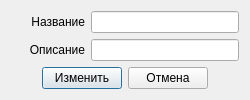
<?xml version="1.0" encoding="UTF-8"?>
<ui version="4.0">
 <class>EditAccessDialog</class>
 <widget class="QDialog" name="EditAccessDialog">
  <property name="geometry">
   <rect>
    <x>0</x>
    <y>0</y>
    <width>250</width>
    <height>100</height>
   </rect>
  </property>
  <property name="windowTitle">
   <string>Изменить доступ</string>
  </property>
  <property name="windowIcon">
   <iconset resource="icons.qrc">
    <normaloff>:/icons/icons/edit2.ico</normaloff>:/icons/icons/edit2.ico</iconset>
  </property>
  <layout class="QGridLayout" name="gridLayout" columnstretch="1,2">
   <item row="0" column="0">
    <widget class="QLabel" name="nameLabel">
     <property name="text">
      <string>Название</string>
     </property>
     <property name="alignment">
      <set>Qt::AlignRight|Qt::AlignTrailing|Qt::AlignVCenter</set>
     </property>
    </widget>
   </item>
   <item row="0" column="1">
    <widget class="QLineEdit" name="nameEdit">
     <property name="toolTip">
      <string>Название функции</string>
     </property>
     <property name="readOnly">
      <bool>true</bool>
     </property>
    </widget>
   </item>
   <item row="1" column="0">
    <widget class="QLabel" name="descriptionLabel">
     <property name="text">
      <string>Описание</string>
     </property>
     <property name="alignment">
      <set>Qt::AlignRight|Qt::AlignTrailing|Qt::AlignVCenter</set>
     </property>
    </widget>
   </item>
   <item row="1" column="1">
    <widget class="QLineEdit" name="descriptionEdit">
     <property name="toolTip">
      <string>Описание функции</string>
     </property>
    </widget>
   </item>
   <item row="2" column="0" colspan="2">
    <layout class="QHBoxLayout" name="horizontalLayout" stretch="1,2,2,1">
     <item>
      <spacer name="horizontalSpacer">
       <property name="orientation">
        <enum>Qt::Horizontal</enum>
       </property>
       <property name="sizeHint" stdset="0">
        <size>
         <width>40</width>
         <height>20</height>
        </size>
       </property>
      </spacer>
     </item>
     <item>
      <widget class="QPushButton" name="editButton">
       <property name="text">
        <string>Изменить</string>
       </property>
      </widget>
     </item>
     <item>
      <widget class="QPushButton" name="cancelButton">
       <property name="text">
        <string>Отмена</string>
       </property>
      </widget>
     </item>
     <item>
      <spacer name="horizontalSpacer_2">
       <property name="orientation">
        <enum>Qt::Horizontal</enum>
       </property>
       <property name="sizeHint" stdset="0">
        <size>
         <width>40</width>
         <height>20</height>
        </size>
       </property>
      </spacer>
     </item>
    </layout>
   </item>
  </layout>
 </widget>
 <resources>
  <include location="icons.qrc"/>
 </resources>
 <connections/>
</ui>
